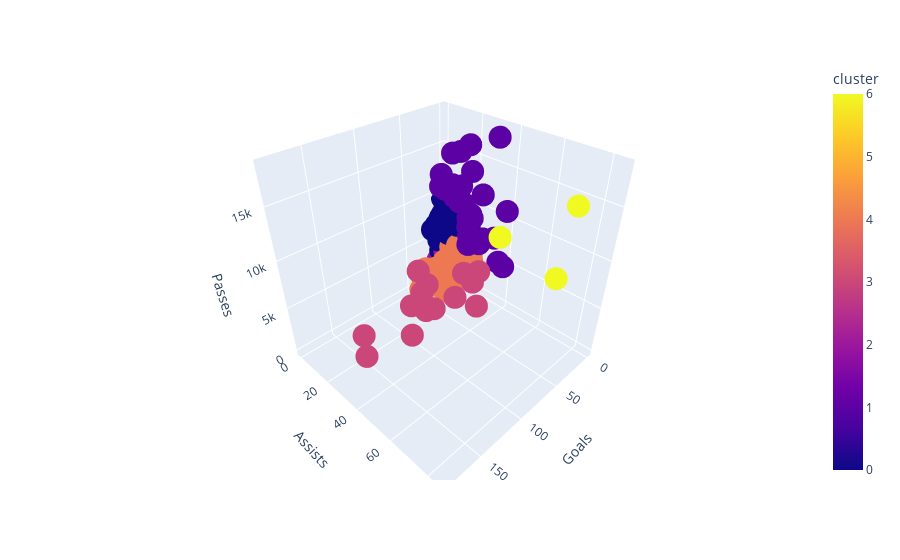

The code cell stored with this chart in its notebook:
### Code cell
from plotly.express import scatter_3d

fig = scatter_3d(
    datos,
    x="Goals",
    y="Assists",
    z="Passes",
    color="cluster",
)

fig.show()

### Figure 1 — Plotly figure (JSON) as saved in the notebook; plotly's stock layout.template omitted (floating-point values rounded to 4 significant figures; data arrays with more than 128 entries replaced by an {"elided": "..."} marker saying what was removed)
{"data": [{"hovertemplate": "Goals=%{x}<br>Assists=%{y}<br>Passes=%{z}<br>cluster=%{marker.color}<extra></extra>", "legendgroup": "", "marker": {"color": {"elided": "864 int values"}, "coloraxis": "coloraxis", "symbol": "circle"}, "mode": "markers", "name": "", "scene": "scene", "showlegend": false, "type": "scatter3d", "x": {"elided": "864 int values"}, "y": {"elided": "864 int values"}, "z": {"elided": "864 int values"}}], "layout": {"coloraxis": {"colorbar": {"title": {"text": "cluster"}}, "colorscale": [[0, "#0d0887"], [0.1111, "#46039f"], [0.2222, "#7201a8"], [0.3333, "#9c179e"], [0.4444, "#bd3786"], [0.5556, "#d8576b"], [0.6667, "#ed7953"], [0.7778, "#fb9f3a"], [0.8889, "#fdca26"], [1, "#f0f921"]]}, "legend": {"tracegroupgap": 0}, "margin": {"t": 60}, "scene": {"domain": {"x": [0, 1], "y": [0, 1]}, "xaxis": {"title": {"text": "Goals"}}, "yaxis": {"title": {"text": "Assists"}}, "zaxis": {"title": {"text": "Passes"}}}}}
